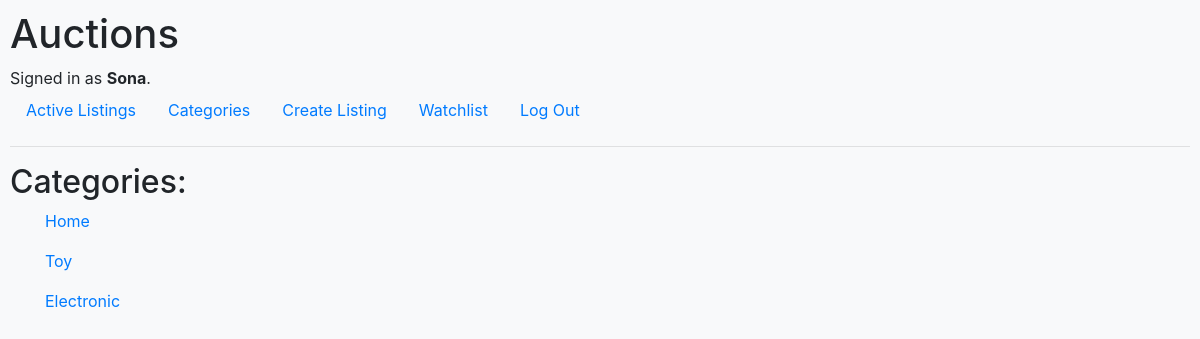
Page /categories (signed in) on the committed database.
### auctions/models.py (models this page shows)
class User(AbstractUser):
    pass

class Category(models.Model):
    category = models.CharField(max_length=32)
    def __str__(self):
        return f"{self.category}"

### auctions/views.py (the view)
# urls.py: path("categories", views.categories, name="categories"),
def categories(request):
    categories = Category.objects.all()
    return render(request, "auctions/categories.html",{
        "categories": categories
    })

### auctions/templates/auctions/categories.html
{% extends "auctions/layout.html" %}
{% block body %}
    <h2>Categories:</h2>
    <div class="container">
        {% for category in categories %}
            <p><a class="link-offset-2" href="{% url 'category' category %}">{{category}}</a></p>
        {% endfor %}
    </div>
{% endblock %}

### auctions/templates/auctions/layout.html (shortened to what this page needs)
{% load static %}
<!DOCTYPE html>
<html lang="en">
    <head>
        <link rel="stylesheet" href="https://stackpath.bootstrapcdn.com/bootstrap/4.4.1/css/bootstrap.min.css">
        <link rel="stylesheet" href="https://cdnjs.cloudflare.com/ajax/libs/font-awesome/6.4.0/css/all.min.css">
        <link href="{% static 'auctions/styles.css' %}" rel="stylesheet">
    </head>
    <body class="bg-light">
        <h1>Auctions</h1>
        <div>
            {% if user.is_authenticated %}
                Signed in as <strong>{{ user.username }}</strong>.
            {% else %}
                Not signed in.
            {% endif %}
        </div>
        <ul class="nav">
            <li class="nav-item">
                <a class="nav-link" href="{% url 'index' %}">Active Listings</a>
            </li>
            <li class="nav-item">
                <a class="nav-link" href="{% url 'categories' %}">Categories</a>
            </li>
            {% if user.is_authenticated %}
                <li class="nav-item">
                    <a class="nav-link" href="{% url 'create_listing' %}">Create Listing</a>
                </li>
                <li class="nav-item">
                    <a class="nav-link" href="{% url 'wishlists' %}">Watchlist</a>
                </li>
                <li class="nav-item">
                    <a class="nav-link" href="{% url 'logout' %}">Log Out</a>
                </li>
            {% endif %}
        </ul>
        <hr>
        {% block body %}
        {% endblock %}
    </body>
</html>

### auctions/static/auctions/styles.css (style rules this page uses)
body { padding: 10px; }

### rows in the picture
User: username "Sona"
Category: category "Home"
Category: category "Toy"
Category: category "Electronic"
